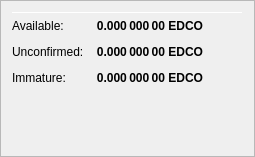
                   <widget class="QFrame" name="frame_ZerocoinBalances">
                    <property name="frameShape">
                     <enum>QFrame::StyledPanel</enum>
                    </property>
                    <property name="frameShadow">
                     <enum>QFrame::Raised</enum>
                    </property>
                    <layout class="QVBoxLayout" name="verticalLayout_7">
                     <item>
                      <layout class="QHBoxLayout" name="horizontalLayout_8" stretch="0">
                       <!--<item>
                        <widget class="QLabel" name="label_5z_3">
                         <property name="minimumSize">
                          <size>
                           <width>0</width>
                           <height>20</height>
                          </size>
                         </property>
                         <property name="font">
                          <font>
                           <pointsize>12</pointsize>
                           <weight>75</weight>
                           <bold>true</bold>
                          </font>
                         </property>
                         <property name="text">
                          <string>xEDCO Balance</string>
                         </property>
                        </widget>
                       </item>-->
                       <!--<item>
                        <widget class="QLabel" name="labelxEDCOPercent">
                         <property name="text">
                          <string notr="true">0 %</string>
                         </property>
                        </widget>
                       </item>
                       <item>
                        <spacer name="horizontalSpacer_11">
                         <property name="orientation">
                          <enum>Qt::Horizontal</enum>
                         </property>
                         <property name="sizeHint" stdset="0">
                          <size>
                           <width>40</width>
                           <height>20</height>
                          </size>
                         </property>
                        </spacer>
                       </item>-->
                      </layout> 
                     </item>
                     <item>
                      <widget class="Line" name="line_ZerocoinBalance">
                       <property name="minimumSize">
                        <size>
                         <width>0</width>
                         <height>1</height>
                        </size>
                       </property>
                       <property name="maximumSize">
                        <size>
                         <width>16777215</width>
                         <height>1</height>
                        </size>
                       </property>
                       <property name="orientation">
                        <enum>Qt::Horizontal</enum>
                       </property>
                      </widget>
                     </item>
                     <item>
                      <layout class="QGridLayout" name="gridLayout_5">
                       <property name="spacing">
                        <number>12</number>
                       </property>
                       <item row="1" column="0">
                        <widget class="QLabel" name="labelzBalanceMatureText">
                         <property name="toolTip">
                          <string>Mature: more than 20 confirmation and more than 3 mints of the same denomination after it was minted.
These xEDCO are spendable.</string>
                         </property>
                         <property name="text">
                          <string>Available:</string>
                         </property>
                        </widget>
                       </item>
                       <item row="1" column="1">
                        <widget class="QLabel" name="labelzBalanceMature">
                         <property name="font">
                          <font>
                           <weight>75</weight>
                           <bold>true</bold>
                          </font>
                         </property>
                         <property name="toolTip">
                          <string>Mature: more than 20 confirmation and more than 3 mints of the same denomination after it was minted.
These xEDCO are spendable.</string>
                         </property>
                         <property name="text">
                          <string notr="true">0.000 000 00 EDCO</string>
                         </property>
                         <property name="alignment">
                          <set>Qt::AlignRight|Qt::AlignTrailing|Qt::AlignVCenter</set>
                         </property>
                        </widget>
                       </item>
                       <item row="2" column="0">
                        <widget class="QLabel" name="labelzBalanceUnconfirmedText">
                         <property name="toolTip">
                          <string>Unconfirmed: less than 20 confirmations
Immature: confirmed, but less than 3 mints of the same denomination after it was minted</string>
                         </property>
                         <property name="text">
                          <string>Unconfirmed:</string>
                         </property>
                        </widget>
                       </item>
                       <item row="2" column="1">
                        <widget class="QLabel" name="labelzBalanceUnconfirmed">
                         <property name="font">
                          <font>
                           <weight>75</weight>
                           <bold>true</bold>
                          </font>
                         </property>
                         <property name="toolTip">
                          <string>Unconfirmed: less than 20 confirmations
Immature: confirmed, but less than 3 mints of the same denomination after it was minted</string>
                         </property>
                         <property name="text">
                          <string notr="true">0.000 000 00 EDCO</string>
                         </property>
                         <property name="alignment">
                          <set>Qt::AlignRight|Qt::AlignTrailing|Qt::AlignVCenter</set>
                         </property>
                        </widget>
                       </item>
                       <item row="3" column="0">
                        <widget class="QLabel" name="labelzBalanceImmatureText">
                         <property name="toolTip">
                          <string>Unconfirmed: less than 20 confirmations
Immature: confirmed, but less than 3 mints of the same denomination after it was minted</string>
                         </property>
                         <property name="text">
                          <string>Immature:</string>
                         </property>
                        </widget>
                       </item>
                       <item row="3" column="1">
                        <widget class="QLabel" name="labelzBalanceImmature">
                         <property name="font">
                          <font>
                           <weight>75</weight>
                           <bold>true</bold>
                          </font>
                         </property>
                         <property name="toolTip">
                          <string>Unconfirmed: less than 20 confirmations
Immature: confirmed, but less than 3 mints of the same denomination after it was minted</string>
                         </property>
                         <property name="text">
                          <string notr="true">0.000 000 00 EDCO</string>
                         </property>
                         <property name="alignment">
                          <set>Qt::AlignRight|Qt::AlignTrailing|Qt::AlignVCenter</set>
                         </property>
                        </widget>
                       </item>
                       <!--<item row="4" column="0">
                        <widget class="QLabel" name="labelzBalanceText">
                         <property name="toolTip">
                          <string>Your current xEDCO balance, unconfirmed and immature xEDCO included.</string>
                         </property>
                         <property name="text">
                          <string>Total:</string>
                         </property>
                        </widget>
                       </item>-->
                       <!--<item row="4" column="1">
                        <widget class="QLabel" name="labelzBalance">
                         <property name="font">
                          <font>
                           <weight>75</weight>
                           <bold>true</bold>
                          </font>
                         </property>
                         <property name="cursor">
                          <cursorShape>IBeamCursor</cursorShape>
                         </property>
                         <property name="toolTip">
                          <string>Your current xEDCO balance, unconfirmed and immature xEDCO included.</string>
                         </property>
                         <property name="text">
                          <string notr="true">0.000 000 00 EDCO</string>
                         </property>
                         <property name="alignment">
                          <set>Qt::AlignRight|Qt::AlignTrailing|Qt::AlignVCenter</set>
                         </property>
                         <property name="textInteractionFlags">
                          <set>Qt::LinksAccessibleByMouse|Qt::TextSelectableByKeyboard|Qt::TextSelectableByMouse</set>
                         </property>
                        </widget>
                       </item>-->
                       <item row="4" column="2">
                        <spacer name="horizontalSpacer_4">
                         <property name="orientation">
                          <enum>Qt::Horizontal</enum>
                         </property>
                         <property name="sizeHint" stdset="0">
                          <size>
                           <width>40</width>
                           <height>20</height>
                          </size>
                         </property>
                        </spacer>
                       </item>
                      </layout> 
                     </item>
                     <item>
                      <spacer name="verticalSpacer_4">
                       <property name="orientation">
                        <enum>Qt::Vertical</enum>
                       </property>
                       <property name="sizeHint" stdset="0">
                        <size>
                         <width>20</width>
                         <height>40</height>
                        </size>
                       </property>
                      </spacer>
                     </item>
                    </layout>
                   </widget>
